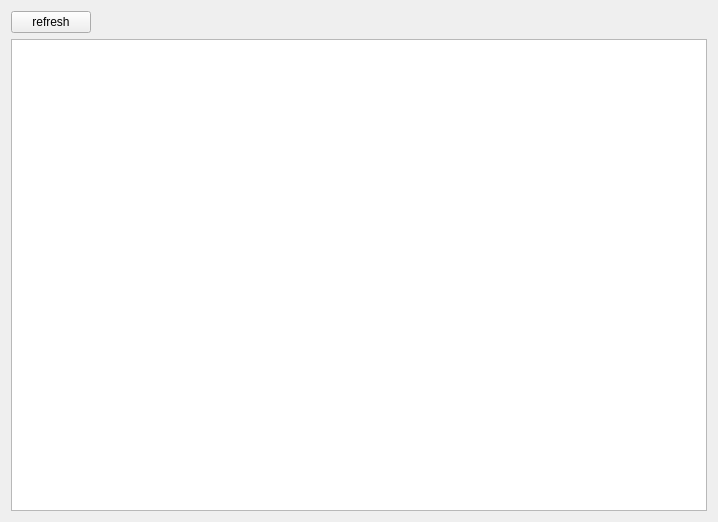
<?xml version="1.0" encoding="UTF-8"?>
<ui version="4.0">
 <class>HistoryForm</class>
 <widget class="QWidget" name="HistoryForm">
  <property name="geometry">
   <rect>
    <x>0</x>
    <y>0</y>
    <width>718</width>
    <height>522</height>
   </rect>
  </property>
  <property name="windowTitle">
   <string>Form</string>
  </property>
  <layout class="QVBoxLayout" name="verticalLayout">
   <item>
    <layout class="QHBoxLayout" name="horizontalLayout">
     <item>
      <widget class="QPushButton" name="refreshButton">
       <property name="text">
        <string>refresh</string>
       </property>
      </widget>
     </item>
     <item>
      <spacer name="horizontalSpacer">
       <property name="orientation">
        <enum>Qt::Horizontal</enum>
       </property>
       <property name="sizeHint" stdset="0">
        <size>
         <width>40</width>
         <height>20</height>
        </size>
       </property>
      </spacer>
     </item>
    </layout>
   </item>
   <item>
    <widget class="QTableWidget" name="tableWidget"/>
   </item>
  </layout>
 </widget>
 <resources/>
 <connections/>
</ui>
